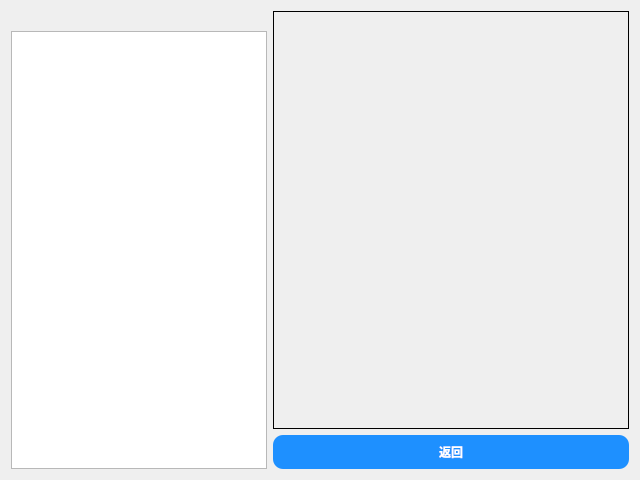
<?xml version="1.0" encoding="UTF-8"?>
<ui version="4.0">
 <class>Network</class>
 <widget class="QWidget" name="Network">
  <property name="geometry">
   <rect>
    <x>0</x>
    <y>0</y>
    <width>640</width>
    <height>480</height>
   </rect>
  </property>
  <property name="windowTitle">
   <string>Form</string>
  </property>
  <layout class="QHBoxLayout" name="horizontalLayout">
   <item>
    <layout class="QFormLayout" name="formLayout">
     <item row="0" column="0">
      <layout class="QVBoxLayout" name="verticalLayout_2">
       <item>
        <widget class="QLabel" name="label_2">
         <property name="text">
          <string/>
         </property>
        </widget>
       </item>
       <item>
        <widget class="QListWidget" name="listWidget"/>
       </item>
      </layout>
     </item>
     <item row="0" column="1">
      <layout class="QVBoxLayout" name="verticalLayout">
       <item>
        <widget class="QLabel" name="label">
         <property name="frameShape">
          <enum>QFrame::Panel</enum>
         </property>
         <property name="text">
          <string/>
         </property>
        </widget>
       </item>
       <item>
        <widget class="QPushButton" name="pushButton">
         <property name="styleSheet">
          <string notr="true"> QPushButton {
           background-color: #1E90FF;
           border-radius: 10px;
           color: white;
           padding: 8px 16px;
           border: none;
           font-weight: bold;
        }
        QPushButton:hover {
           background-color: #187BCD;
        }
        QPushButton:pressed {
           background-color: #104E8B;
        }</string>
         </property>
         <property name="text">
          <string>返回</string>
         </property>
        </widget>
       </item>
      </layout>
     </item>
    </layout>
   </item>
  </layout>
 </widget>
 <resources/>
 <connections/>
</ui>
